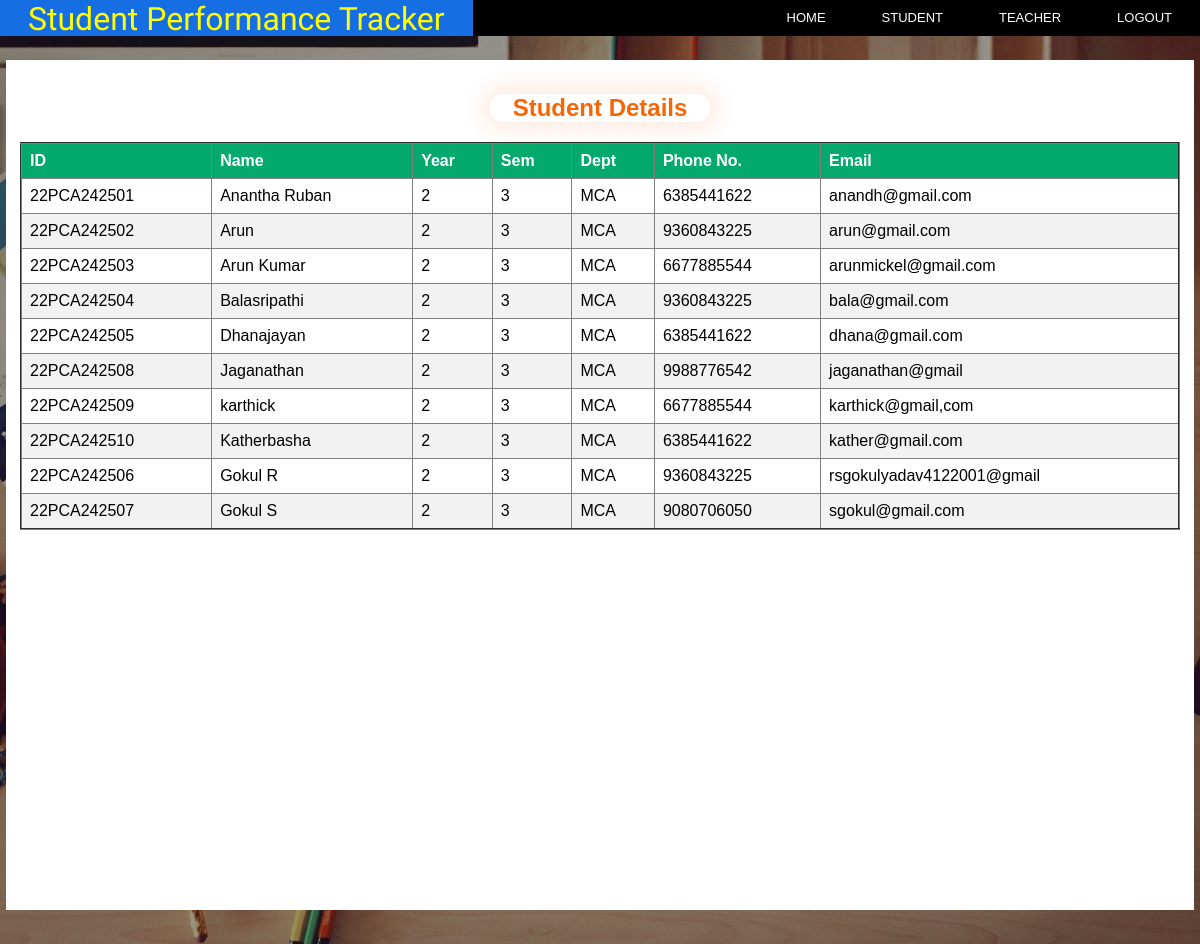
The page /StudentPerformanceTracker2.0/stud_details.php on the database its author committed.
### tables this page shows
CREATE TABLE `student_login` (
  `stud_id` varchar(11) NOT NULL,
  `stud_name` varchar(16) NOT NULL,
  `stud_year` int(1) NOT NULL,
  `stud_sem` int(1) NOT NULL,
  `stud_dept` varchar(15) NOT NULL,
  `stud_phno` varchar(10) NOT NULL,
  `stud_email` varchar(25) NOT NULL,
  `stud_password` varchar(10) NOT NULL
);

### StudentPerformanceTracker2.0/stud_details.php (the view, shortened to what this page needs)
<html>
<head>
    <link rel="stylesheet" href="chart.css">
    <link rel="stylesheet" href="navigation.css">
</head>
<body><div class="main_container" id="home">
    <div class="navbar">
        <div class="logo">
            <a href="#">Student Performance Tracker</a>
        </div>
            <div class="navbar_items">
              <ul>
              <li><a href="home.php">LOGOUT</a></li>
          <li><a href="teach_login.php">TEACHER</a></li>
		  <li><a href="stud_login.php">STUDENT</a></li>
          <li><a href="home.php">HOME</a></li>
              </ul>
            </div>
    </div>
    <div class="banner_image">
        <div class="form-box">
          <div class="button-box">
                <div>
                <h2><center>Student Details</center></h2></div>
                </div>
<?php
 $con = mysqli_connect("localhost", "root", "", "spt");
  $selectSQL = "SELECT * FROM `student_login`";
  if( !( $selectRes = mysqli_query( $con,$selectSQL ) ) ){
    echo " ";
  }else{
    ?>
<table border="2">
  <thead>
    <tr>
    <th>ID</th>
      <th>Name</th>
      <th>Year</th>
      <th>Sem</th>
      <th>Dept</th>
      <th>Phone No.</th>
      <th>Email</th>
    </tr>
  </thead>
  <tbody>
    <?php
      if( mysqli_num_rows( $selectRes )==0 ){
        echo '<tr><td colspan="4">No Rows Returned</td></tr>';
      }else{
        while( $row = mysqli_fetch_assoc( $selectRes ) ){
          echo "<tr><td>{$row['stud_id']}</td><td>{$row['stud_name']}</td>
          <td>{$row['stud_year']}</td><td>{$row['stud_sem']}</td><td>{$row['stud_dept']}</td>
          <td>{$row['stud_phno']}</td><td>{$row['stud_email']}</td></tr>\n";
        }
      }
    ?>
  </tbody>
</table>
    <?php
  }
?>
</div>
</div>
</body>
</html>

### StudentPerformanceTracker2.0/chart.css (style rules this page uses)
* { margin: 0; padding:0; font-family: sans-serif; box-sizing: border-box; }
.banner_image { height: 100%; width: 100%; background-image:linear-gradient(rgba(0,0,0,0.4), rgba(0,0,0,0.4)),url(note.jpg); background-position: center; background-size: cover; position: absolute; }
.form-box { width:99%; height:90%; position: relative; margin: 2% auto; background: #ffffff; padding: 14px; overflow: hidden; }
.button-box { width: 220px; margin:20px auto; position: relative; box-shadow: 0 0 20px 9px #ff61241f; border-radius: 30px; }
h2 { color: #f76605; }

### StudentPerformanceTracker2.0/navigation.css (style rules this page uses)
ul { margin:0; padding:0; list-style: none; height:36px; line-height: 36px; background-color: #000; font-family: Arial, sans-serif; font-size: 13px; }
li { float: right; }
a { display: block; padding: 0 28px; color: #fff; text-decoration: none; }
.logo a { font-family: 'Allura', cursive; font-size: 32px; color: #ffff00; position: absolute; }

### StudentPerformanceTracker2.0/stud_details.php (style rules this page uses)
table { border-collapse: collapse; width: 100%; }
th, td { text-align: left; padding: 8px; }
tr:nth-child(even) { background-color: #f2f2f2 }
th { background-color: #04AA6D; color: white; }

### rows shown on the page
student_login: stud "22PCA242501", stud_name "Anantha Ruban", stud_year "2", stud_sem "3", stud_dept "MCA", stud_phno "6385441622", stud_email "anandh@gmail.com"
student_login: stud "22PCA242502", stud_name "Arun", stud_year "2", stud_sem "3", stud_dept "MCA", stud_phno "9360843225", stud_email "arun@gmail.com"
student_login: stud "22PCA242503", stud_name "Arun Kumar", stud_year "2", stud_sem "3", stud_dept "MCA", stud_phno "6677885544", stud_email "arunmickel@gmail.com"
student_login: stud "22PCA242504", stud_name "Balasripathi", stud_year "2", stud_sem "3", stud_dept "MCA", stud_phno "9360843225", stud_email "bala@gmail.com"
student_login: stud "22PCA242505", stud_name "Dhanajayan", stud_year "2", stud_sem "3", stud_dept "MCA", stud_phno "6385441622", stud_email "dhana@gmail.com"
student_login: stud "22PCA242508", stud_name "Jaganathan", stud_year "2", stud_sem "3", stud_dept "MCA", stud_phno "9988776542", stud_email "jaganathan@gmail"
student_login: stud "22PCA242509", stud_name "karthick", stud_year "2", stud_sem "3", stud_dept "MCA", stud_phno "6677885544", stud_email "karthick@gmail,com"
student_login: stud "22PCA242510", stud_name "Katherbasha", stud_year "2", stud_sem "3", stud_dept "MCA", stud_phno "6385441622", stud_email "kather@gmail.com"
student_login: stud "22PCA242506", stud_name "Gokul R", stud_year "2", stud_sem "3", stud_dept "MCA", stud_phno "9360843225", stud_email "rsgokulyadav4122001@gmail"
student_login: stud "22PCA242507", stud_name "Gokul S", stud_year "2", stud_sem "3", stud_dept "MCA", stud_phno "9080706050", stud_email "sgokul@gmail.com"
